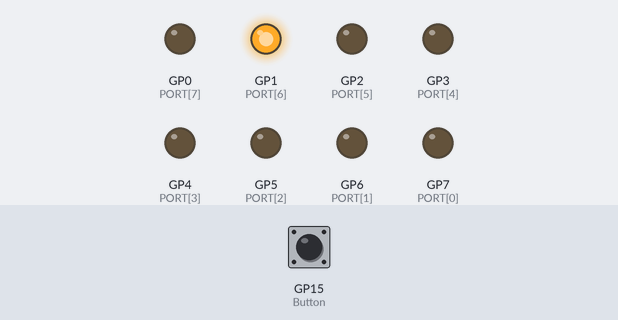
Bench run of a program on a simulated Raspberry Pi Pico running MicroPython. On the bench: output pins drawn as LEDs (lit = HIGH). The inputs (shaded band) are chosen by the test bench; at power-on: GP15 (Button) LOW. Random numbers come from a fixed seed; what the program prints to the serial console is not drawn. At 0.0 s the program stops and its outputs stay as they are.

Above: at 0.1 s.
Timing chart, 0 to 1.5 s (numbered marks = the images above):
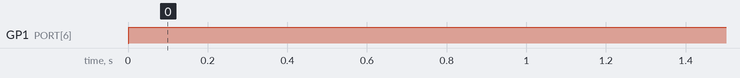

Measured:
- by itself, GP1 (PORT[6]): LOW → HIGH at 0.00 s

The program:

LuckyDay.py
```python
#---------------------------------------------------------
#				LUCKY DAY OF THE WEEK
#				=====================
#
# In this program 7 LEDs are connected to Pico where each
# LED represents a day of the week. Pressing a button
# turns ON one of the LEDs randomly and this corresponds to
# your lucky day of the week
#
# Author: Dogan Ibrahim
# File  : LuckyDay.py
# Date  : February, 2021
#----------------------------------------------------------
from machine import Pin
import utime
import random

PORT = [7, 6, 5, 4, 3,  2,  1,  0]	# port connections
L = [0]*8
Button = Pin(15, Pin.IN)

#
# This function configures the LED ports as outputs
#
def Configure_Port():
   for i in range(0, 8):
         L[i] = Pin(PORT[i], Pin.OUT)

#
# This function sends 8-bit data (0 to 255) to the PORT
#
def Port_Output(x):
   b = bin(x)					# convert into binary
   b = b.replace("0b", "")		# remove leading "0b"
   diff = 8 - len(b)			# find the length
   for i in range (0, diff):
      b = "0" + b				# insert leading os

   for i in range (0, 8):
      if b[i] == "1":
         L[i].value(1)
      else:
         L[i].value(0)
   return
#
# Configure PORT to all outputs
#
Configure_Port()

#
# Main program loop, check if Button is pressed
#
print("Press the Button to display your lucky number...")

random.seed(utime.ticks_ms())

while Button.value() == 1:		  # If Button not pressed
   pass
r = random.randint(1, 7)		  # Generate random number
r = pow(2, r-1)				      # LED to be turned ON
Port_Output(r)			          # Send to LEDs
```
